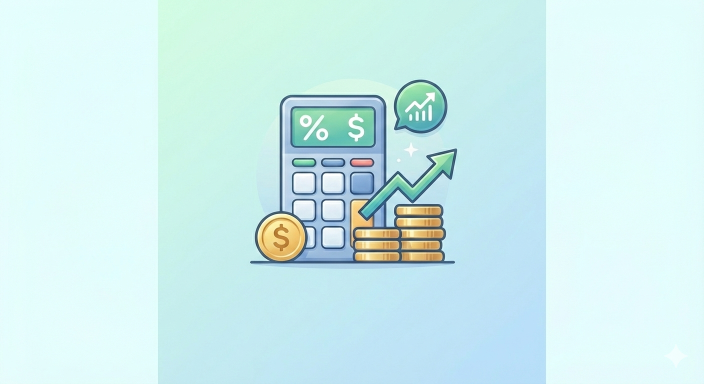
#> input picture FinancialCalculator/ReactFiles/gop.png, 1408 x 768 px, found by its file name (shown at 1/2 size)
$ python conver.py
#> lines starting #> are read from the running program, lines starting #| are printed output that depends on the picture
from PIL import Image

img = Image.open(r"C:\Users\USER001\Downloads\codextest-main\codextest-main\gop.png")
#> img is the input picture: PIL image 1408x768 RGBA; mean R, G, B, A 206.6, 238, 238.1, 255
img = img.resize((256,256))
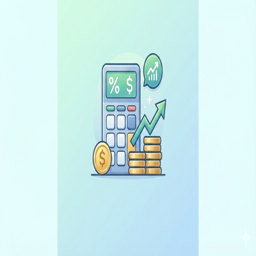
#> img: PIL image 256x256 RGBA; mean R, G, B, A 206.6, 238, 238.1, 255
img.save("app.ico")
